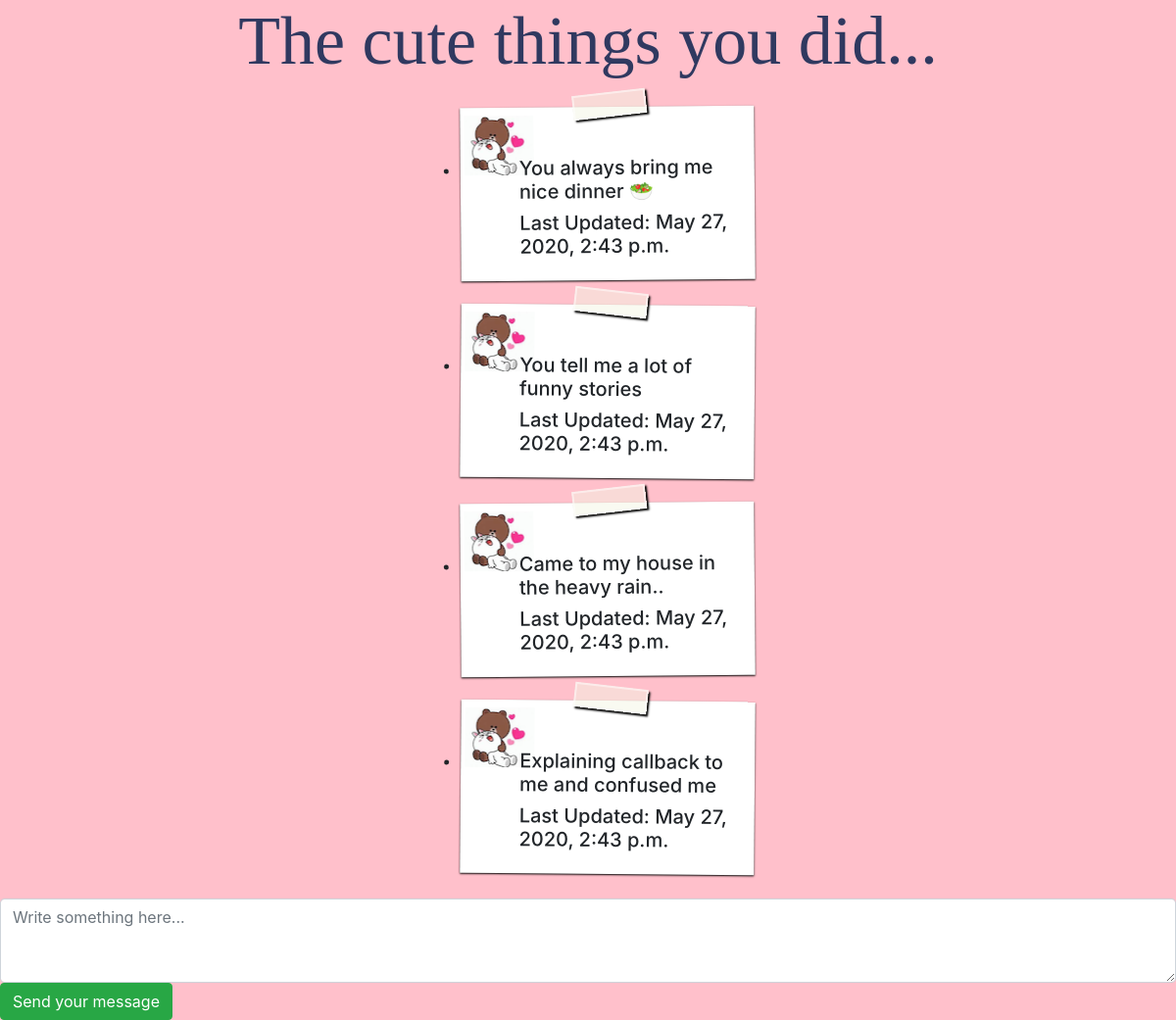
The page /happy/ on the database its author committed.
### fullhouseapi/models.py (models this page shows)
class HappyPage(models.Model):
    name = models.CharField(max_length=30)
    content = models.TextField()
    last_update = models.DateTimeField(default=datetime.now())

### fullhouseapi/views.py (the view)
# urls.py: path('happy/', happy_view),
def happy_view(request):
    allHappyThings = HappyPage.objects.all()
    return render(request,'happy.html',{'all_Happy_Things':allHappyThings})

### templates/happy.html (shortened to what this page needs)
{% load static %}
<!DOCTYPE html>
<html lang="en">
<head>
    <link rel="stylesheet" href="https://stackpath.bootstrapcdn.com/bootstrap/4.1.3/css/bootstrap.min.css">
    <link rel="stylesheet" href="{% static 'css/style.css' %}">
</head>
<body>
    <div class ='happy_bg'>
        <h1 class = "happyh1">The cute things you did...</h1>
        <ul id = 'notes'>
            {% for happyThing in all_Happy_Things %}
            <li>
                <h5>{{happyThing.content}}</h5>
                <h5>Last Updated: {{happyThing.last_update}}</h5>
            </li>
            {% endfor %}
        </ul>
        <form action = "addHappyThings/" method = "post">{% csrf_token %}
            <textarea class="form-control z-depth-1" id="exampleFormControlTextarea6" rows="3" placeholder="Write something here..." type = 'text' name = 'content' id="message" ></textarea>
            <Button type="submit" class="btn btn-success btn-rounded z-depth-1" >Send your message</Button>
        </form>
      </div>
</body>
</html>

### fullhouseapi/static/css/style.css (style rules this page uses)
body, html { height: 100%; }
.happyh1 { text-align: center; font-size: 70px; font-family: 'Chalkduster'; color: #303960 }
.happy_bg { background-color: pink; background-position: center; background-repeat:repeat-y; background-size: cover; }
#notes li { position: relative; width: 300px; min-height: 100px; margin: 25px auto; padding: 50px 20px 15px 60px; background: #fff url('../img/happy_notes.png') no-repeat 4px 8px; -webkit-box-shadow: 0 2px 12px rgba(0,0,0,.5); -moz-box-shadow: 0 2px 12px rgba(0,0,0,.5); box-shadow: 0 1px 2px #000; -webkit-transform: rotate(-.5deg); -moz-transform: rotate(-.5deg); -o-transform: rotate(-.5deg); }
#notes li:nth-child(even) { -webkit-transform: rotate(.5deg); -moz-transform: rotate(.5deg); -o-transform: rotate(.5deg); }
#notes li::before { content: ' '; display: block; position: absolute; left: 115px; top: -15px; width: 75px; height: 25px; z-index: 2; background-color: rgba(243,245,228,0.5); border: 2px solid rgba(255,255,255,0.5); -webkit-box-shadow: 0 0 5px #888; -moz-box-shadow: 0 0 5px #888; box-shadow: 2px 2px 2px #000; -webkit-transform: rotate(-6deg); -moz-transform: rotate(-6deg); -o-transform: rotate(-6deg); }
#notes li:nth-child(even)::before { -webkit-transform: rotate(6deg); -moz-transform: rotate(6deg); -o-transform: rotate(6deg); }

### rows shown on the page
HappyPage: content "You always bring me nice dinner 🥗", last_update "May 27, 2020, 2:43 p.m."
HappyPage: content "You tell me a lot of funny stories", last_update "May 27, 2020, 2:43 p.m."
HappyPage: content "Came to my house in the heavy rain..", last_update "May 27, 2020, 2:43 p.m."
HappyPage: content "Explaining callback to me and confused me", last_update "May 27, 2020, 2:43 p.m."
